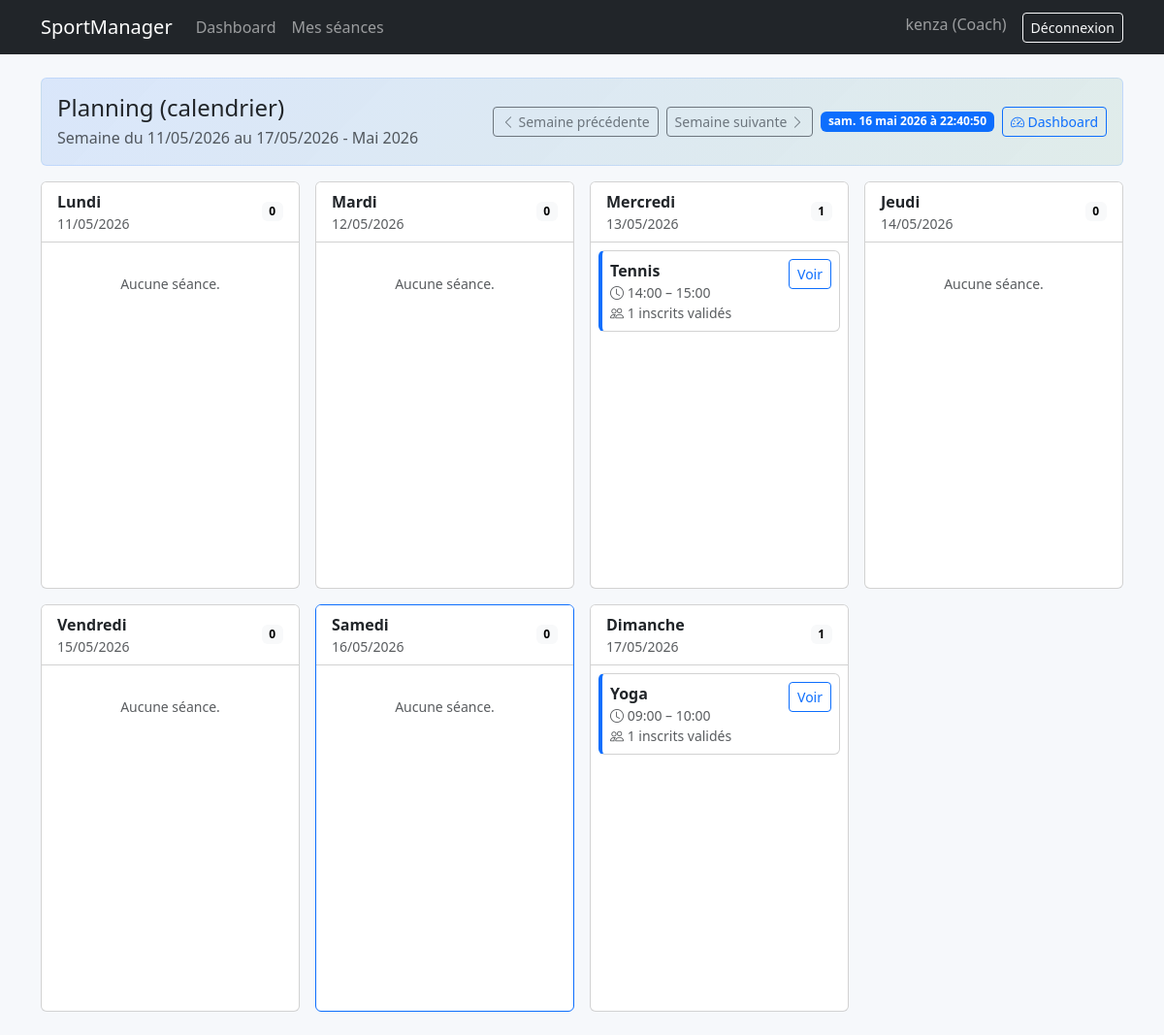
/coach/planning/ (signed in), run on the app's committed database.
### core/models.py (models this page shows, shortened)
class Utilisateur(AbstractUser):
    class Role(models.TextChoices):
        ADMIN = "ADMIN", "Admin"
        COACH = "COACH", "Coach"
        MEMBRE = "MEMBRE", "Membre"
    username = models.CharField(max_length=150, blank=True, null=True)
    login = models.CharField(max_length=150, unique=True)
    email = models.EmailField(unique=True)
    role = models.CharField(max_length=10, choices=Role.choices, default=Role.MEMBRE)
    USERNAME_FIELD = "login"
    REQUIRED_FIELDS = ["email"]
    objects = UtilisateurManager()

class Seance(models.Model):
    class Jour(models.TextChoices):
        LUNDI = "LUNDI", "Lundi"
        MARDI = "MARDI", "Mardi"
        MERCREDI = "MERCREDI", "Mercredi"
        JEUDI = "JEUDI", "Jeudi"
        VENDREDI = "VENDREDI", "Vendredi"
        SAMEDI = "SAMEDI", "Samedi"
        DIMANCHE = "DIMANCHE", "Dimanche"
    idSeance = models.AutoField(primary_key=True)
    dateSeance = models.DateField(blank=True, null=True)
    jour = models.CharField(max_length=10, choices=Jour.choices)
    heureDebut = models.TimeField()
    heureFin = models.TimeField()
    capaciteMax = models.PositiveIntegerField()
    activite = models.ForeignKey(Activite, on_delete=models.CASCADE, related_name="seances")
    coach = models.ForeignKey(Coach, on_delete=models.PROTECT, related_name="seances")
    @property
    def inscriptions_valides_count(self) -> int:
        return self.inscriptions.filter(statut=Inscription.Statut.VALIDEE).count()

class Activite(models.Model):
    class TypeAcces(models.TextChoices):
        INTERNE = "INTERNE", "Interne"
        EXTERNE = "EXTERNE", "Externe"
    EXTERNAL_ACTIVITY_KEYWORDS = ("tennis", "basket", "football", "foot")
    idActivite = models.AutoField(primary_key=True)
    libelle = models.CharField(max_length=120)
    description = models.TextField(blank=True)
    tarifMensuel = models.DecimalField(max_digits=8, decimal_places=2)
    typeAcces = models.CharField(max_length=10, choices=TypeAcces.choices, default=TypeAcces.INTERNE)
    image = models.ImageField(upload_to="activites/", blank=True, null=True)

### core/views.py (the view)
        @login_required
        def _wrapped(request: HttpRequest, *args, **kwargs):
            user: Utilisateur = request.user  # type: ignore[assignment]
            if user.role not in roles:
                messages.error(request, "Accès refusé.")
                return redirect("home")
            return view_func(request, *args, **kwargs)

### core/views.py (called while the page is built)
def _role_required(*roles: str):
    def decorator(view_func):
        @login_required
        def _wrapped(request: HttpRequest, *args, **kwargs):
            user: Utilisateur = request.user  # type: ignore[assignment]
            if user.role not in roles:
                messages.error(request, "Accès refusé.")
                return redirect("home")
            return view_func(request, *args, **kwargs)
        return _wrapped
    return decorator

def _jours_ordonnes():
    return [
        (Seance.Jour.LUNDI, "Lundi"),
        (Seance.Jour.MARDI, "Mardi"),
        (Seance.Jour.MERCREDI, "Mercredi"),
        (Seance.Jour.JEUDI, "Jeudi"),
        (Seance.Jour.VENDREDI, "Vendredi"),
        (Seance.Jour.SAMEDI, "Samedi"),
        (Seance.Jour.DIMANCHE, "Dimanche"),
    ]

def _resolve_week(week_param: str | None = None):
    aujourd_hui = timezone.localdate()
    focus_day = aujourd_hui
    if week_param:
        try:
            parsed_day = date.fromisoformat(week_param)
            focus_day = parsed_day
        except ValueError:
            focus_day = aujourd_hui
    debut_semaine = focus_day - timedelta(days=focus_day.weekday())
    fin_semaine = debut_semaine + timedelta(days=6)
    return focus_day, debut_semaine, fin_semaine

@_role_required(Utilisateur.Role.COACH)
def coach_planning(request: HttpRequest) -> HttpResponse:
    coach = request.user.coach  # type: ignore[attr-defined]
    _, week_start, week_end = _resolve_week(request.GET.get("week"))
    seances = (
        Seance.objects.select_related("activite")
        .filter(coach=coach)
        .filter(dateSeance__range=(week_start, week_end))
        .order_by("dateSeance", "heureDebut")
    )
    calendar_context = _build_week_calendar(seances, request.GET.get("week"))
    return render(
        request,
        "core/coach_planning.html",
        {"seances": seances, **calendar_context},
    )

### core/templates/core/coach_planning.html (shortened to what this page needs)
{% extends "base.html" %}
{% block content %}
  <div class="card page-hero mb-3">
    <div class="card-body d-flex flex-wrap gap-2 align-items-center justify-content-between">
      <div>
        <h1 class="h4 mb-1">Planning (calendrier)</h1>
        <div class="text-muted">
          Semaine du {{ week_start|date:"d/m/Y" }} au {{ week_end|date:"d/m/Y" }} - {{ current_month_year|date:"F Y"|title }}
        </div>
      </div>
      <div class="d-flex align-items-center gap-2">
        <a class="btn btn-outline-secondary btn-sm" href="?week={{ prev_week_iso }}">
          <i class="bi bi-chevron-left"></i> Semaine précédente
        </a>
        <a class="btn btn-outline-secondary btn-sm" href="?week={{ next_week_iso }}">
          Semaine suivante <i class="bi bi-chevron-right"></i>
        </a>
        <span class="badge text-bg-primary" id="live-datetime"></span>
        <a class="btn btn-outline-primary btn-sm" href="{% url 'coach_dashboard' %}">
          <i class="bi bi-speedometer2"></i> Dashboard
        </a>
      </div>
    </div>
  </div>
  <div class="row row-cols-1 row-cols-md-2 row-cols-xl-4 row-cols-xxl-7 g-3">
    {% for day in calendar_days %}
      <div class="col">
        <div class="card card-hover calendar-day {% if day.is_today %}border-primary{% endif %}">
          <div class="card-header bg-white d-flex align-items-center justify-content-between">
            <div>
              <div class="fw-semibold">{{ day.label }}</div>
              <div class="small text-muted">{{ day.date|date:"d/m/Y" }}</div>
            </div>
            <span class="badge text-bg-light">{{ day.seances|length }}</span>
          </div>
          <div class="card-body p-2">
            {% for s in day.seances %}
              <div class="card calendar-event card-hover mb-2">
                <div class="card-body p-2">
                  <div class="d-flex align-items-start justify-content-between gap-2">
                    <div>
                      <div class="fw-semibold">{{ s.activite.libelle }}</div>
                      <div class="text-muted small">
                        <i class="bi bi-clock"></i>
                        {{ s.heureDebut }} – {{ s.heureFin }}
                      </div>
                      <div class="text-muted small">
                        <i class="bi bi-people"></i>
                        {{ s.inscriptions_valides_count }} inscrits validés
                      </div>
                    </div>
                    <div class="text-end">
                      <a class="btn btn-sm btn-outline-primary" href="{% url 'coach_inscrits' s.idSeance %}">
                        Voir
                      </a>
                    </div>
                  </div>
                </div>
              </div>
            {% empty %}
              <div class="text-center text-muted small py-4">Aucune séance.</div>
            {% endfor %}
          </div>
        </div>
      </div>
    {% endfor %}
  </div>
{% endblock %}

### templates/partials/navbar.html (shortened to what this page needs)
<nav class="navbar navbar-expand-lg navbar-dark bg-dark">
  <div class="container">
    <a class="navbar-brand" href="{% url 'home' %}">SportManager</a>
    <div class="collapse navbar-collapse" id="navbarContent">
      <ul class="navbar-nav me-auto mb-2 mb-lg-0">
        {% if user.is_authenticated %}
          {% if user.role == 'MEMBRE' %}
            <li class="nav-item">
              <a class="nav-link" href="{% url 'membre_dashboard' %}">Dashboard</a>
            </li>
            <li class="nav-item">
              <a class="nav-link" href="{% url 'membre_planning' %}">Planning</a>
            </li>
            <li class="nav-item">
              <a class="nav-link" href="{% url 'membre_abonnements' %}">Abonnements</a>
            </li>
          {% elif user.role == 'COACH' %}
            <li class="nav-item">
              <a class="nav-link" href="{% url 'coach_dashboard' %}">Dashboard</a>
            </li>
            <li class="nav-item">
              <a class="nav-link" href="{% url 'coach_planning' %}">Mes séances</a>
            </li>
          {% endif %}
        {% endif %}
      </ul>
      <ul class="navbar-nav ms-auto">
        {% if user.is_authenticated %}
          <li class="nav-item">
            <span class="navbar-text me-3">
              {{ user.login }} ({{ user.get_role_display }})
            </span>
          </li>
          <li class="nav-item">
            <form method="post" action="{% url 'logout' %}">
              <button class="btn btn-outline-light btn-sm" type="submit">Déconnexion</button>
            </form>
          </li>
        {% else %}
          <li class="nav-item">
            <a class="btn btn-outline-light btn-sm" href="{% url 'login' %}">Connexion</a>
          </li>
        {% endif %}
      </ul>
    </div>
  </div>
</nav>

### templates/base.html (style rules this page uses)
body { background: #f6f8fb; }
.page-hero { background: linear-gradient(135deg, rgba(13, 110, 253, 0.12), rgba(25, 135, 84, 0.10)); border: 1px solid rgba(13, 110, 253, 0.12); }
.card-hover { transition: transform 0.08s ease-in-out, box-shadow 0.08s ease-in-out; }
.calendar-day { min-height: 420px; }
.calendar-event { border-left: 4px solid var(--bs-primary); }

### data on the page
Utilisateur: login "kenza", role "Coach"
Seance: label "Mercredi", date "13/05/2026", seances|length "1", activite.libelle "Tennis", heureDebut "14:00", heureFin "15:00", inscriptions_valides_count "1"
Seance: label "Dimanche", date "17/05/2026", seances|length "1", activite.libelle "Yoga", heureDebut "09:00", heureFin "10:00", inscriptions_valides_count "1"

### other printed values
{{ week_start|date:"d/m/Y" }} "11/05/2026"
{{ week_end|date:"d/m/Y" }} "17/05/2026"
{{ current_month_year|date:"F Y"|title }} "Mai 2026"
{{ day.label }} "Lundi" "Mardi" "Jeudi" "Vendredi" "Samedi"
{{ day.date|date:"d/m/Y" }} "11/05/2026" "12/05/2026" "14/05/2026" "15/05/2026" "16/05/2026"
{{ day.seances|length }} "0" "0" "0" "0" "0"
